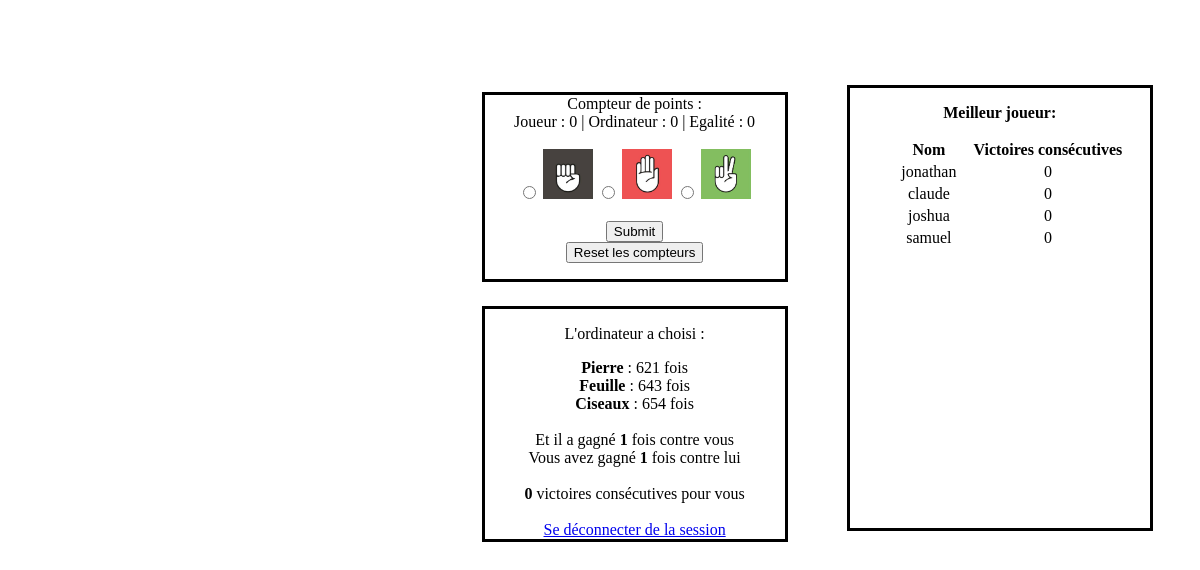
Page /Shifumi/jeu.php (signed in) on the committed database.
### tables this page shows
CREATE TABLE IF NOT EXISTS `statistiques` (
  `id` int(11) NOT NULL AUTO_INCREMENT,
  `choix` varchar(10) NOT NULL,
  `nombre` int(11) NOT NULL,
  PRIMARY KEY (`id`)
);

CREATE TABLE IF NOT EXISTS `joueur` (
  `id` int(11) NOT NULL AUTO_INCREMENT,
  `nom` varchar(15) NOT NULL,
  `vic` int(11) DEFAULT NULL,
  `victot` int(11) DEFAULT NULL,
  `vicordi` int(11) NOT NULL,
  `niveau` int(11) DEFAULT NULL,
  `pwd` varchar(200) NOT NULL,
  PRIMARY KEY (`id`),
  UNIQUE KEY `nom` (`nom`)
);

### Shifumi/jeu.php (the view, shortened to what this page needs)
<?php
include 'connect.php';
?>
<html>
<head>
    <link rel="stylesheet" type="text/css" href="CSS/style.css" />
</head>
<body>
<?php
if(isset($_SESSION['nomJoueur'])):
echo '<div class="global">';
echo '<div class="centrer">';
echo 'Compteur de points : <br>';
echo 'Joueur : ' . $_SESSION['cptJoueur'] . ' | Ordinateur : ' . $_SESSION['cptOrdi'] . ' | Egalité : ' . $_SESSION['cptEgalite'] . '<br><br>';
echo '<form method="post" action="">';
    echo "<input type='radio' id='Pierre' name='choix' value='Pierre' required> <label for='Pierre'> <img src='images/pierre.png' class='choix'> </label>";
    echo "<input type='radio' id='Feuille' name='choix' value='Feuille' required> <label for='Feuille'> <img src='images/feuille.png' class='choix'> </label>";
    echo "<input type='radio' id='Ciseaux' name='choix' value='Ciseaux' required> <label for='Ciseaux'> <img src='images/ciseaux.png' class='choix'> </label> <br>";
    if (!isset($finDuGame)){
        echo '<br><input type="submit">';
        echo '<br><a href="?reset"><input type="button" value="Reset les compteurs" onClick="return(confirm(\'Etes-vous sûr? Vous allez supprimer les compteurs\'));"></a>';
    } else {
        echo '<br><font size="2"><i>Il faut actualiser <br>la page pour rejouer</i></font>';
        echo '<br><a href="jeu.php"><input type="button" value="Actualiser la page"></a>';
    }
echo '</form>';
echo '</div>';
echo '<div class="centrer">';
$reqDisplayStat=$bdd->prepare('SELECT * FROM statistiques');
$reqDisplayStat->execute();
echo '<p>L\'ordinateur a choisi :</p>';
while ($valeur = $reqDisplayStat->fetch()){
    echo '<b>' . $valeur['choix'] . '</b> : ' . $valeur['nombre'] . ' fois<br>';
}
$reqDisplayVicOrdi=$bdd->prepare('SELECT vicordi from joueur WHERE nom=:joueur and pwd=:pwd');
$reqDisplayVicOrdi->bindValue(':joueur', $_SESSION['nomJoueur'], PDO::PARAM_STR);
$reqDisplayVicOrdi->bindValue(':pwd', $_SESSION['pwdJoueur'], PDO::PARAM_STR);
$reqDisplayVicOrdi->execute();
while ($donnees = $reqDisplayVicOrdi->fetch()) {
echo '<br>Et il a gagné <b>' . $donnees['vicordi'] . '</b> fois contre vous<br>';
}
$reqDisplayJoueur=$bdd->prepare('SELECT * FROM joueur WHERE nom=:joueur and pwd=:pwd');
$reqDisplayJoueur->bindValue(':joueur', $_SESSION['nomJoueur'], PDO::PARAM_STR);
$reqDisplayJoueur->bindValue(':pwd', $_SESSION['pwdJoueur'], PDO::PARAM_STR);
$reqDisplayJoueur->execute();
while ($donnees = $reqDisplayJoueur->fetch()) {
echo 'Vous avez gagné <b>' . $donnees['vic'] . '</b> fois contre lui<br><br>';
echo '<b>' . $donnees['victot'] . '</b> victoires consécutives pour vous';
}
echo '<br><br>';
echo '<a href="?disconnect">Se déconnecter de la session</a>';
echo '</div>';
echo '</div>';
echo '<div class="scoreboard">';
$reqScoreboard=$bdd->prepare('SELECT nom, victot from joueur  WHERE niveau <> 2 ORDER BY victot DESC');
$reqScoreboard->execute();
echo '<p><b>Meilleur joueur: </b></p>';
echo '<table width="80%" align="center" style="margin-left:15%;">';
echo '<tr>
        <th>Nom</th>
        <th>Victoires consécutives</th>
    </tr>';
while ($score = $reqScoreboard->fetch()){
    echo '<tr>
        <td style="text-align:center;">' . $score['nom'] . '</td><td style="text-align:center;">'. $score['victot'] . '</td>
        </tr>';
}
echo '</table>';
echo '</div>';
else:
echo 'Vous devez vous connecter <a href="index.php">ici</a>';
endif;
?>
</body>
</html>

### Shifumi/CSS/style.css (style rules this page uses)
.global { float:left; margin-right:auto; margin-left:40%; margin-top:5%; }
.centrer { border:solid black; width:300px; align:center; margin-top:8%; text-align:center; }
.scoreboard { border:solid black; width:300px; height:440px; align:center; margin-left:5%; margin-top:6.5%; text-align:center; float:left; }
.choix { height:50px; width:50px; }

### rows in the picture
statistiques: choix "Pierre", nombre "621"
statistiques: choix "Feuille", nombre "643"
statistiques: choix "Ciseaux", nombre "654"
joueur: vicordi "1", vic "1", victot "0", nom "jonathan"
joueur: nom "claude", victot "0"
joueur: nom "joshua", victot "0"
joueur: nom "samuel", victot "0"

### other values in the picture
$_SESSION['cptJoueur'] "0"
$_SESSION['cptOrdi'] "0"
$_SESSION['cptEgalite'] "0"
